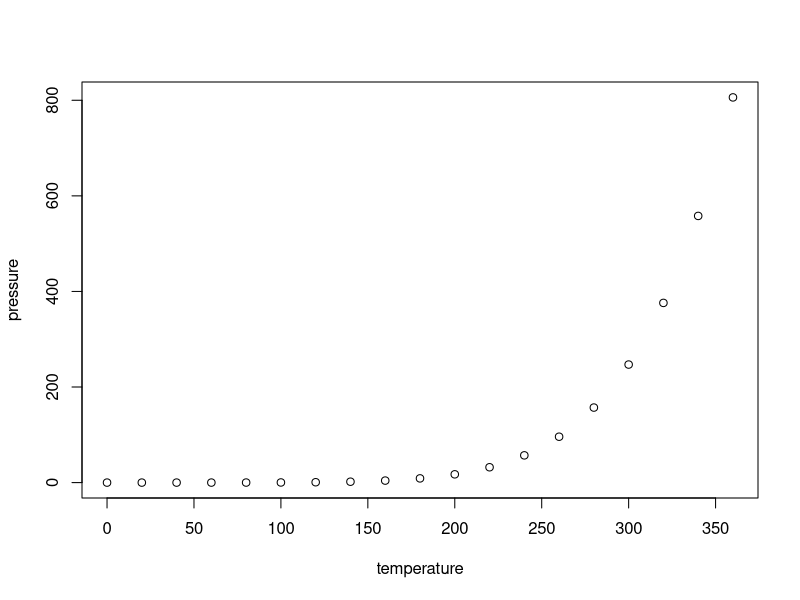
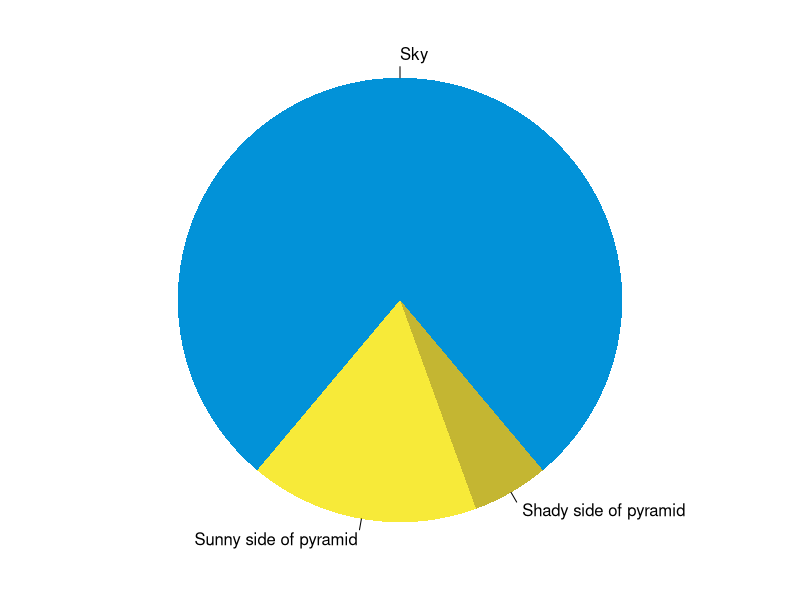

R code for these plots, in order:
## ---- chunk 1
knitr::opts_chunk$set(echo = TRUE)
## ---- chunk 2
summary(cars)
fit <- lm(dist ~ speed, data = cars)
fit
## ---- chunk 3
plot(pressure)
## ---- chunk 4
par(mar = c(0, 1, 0, 1))
pie(
  c(280, 60, 20),
  c('Sky', 'Sunny side of pyramid', 'Shady side of pyramid'),
  col = c('#0292D8', '#F7EA39', '#C4B632'),
  init.angle = -50, border = NA
)
